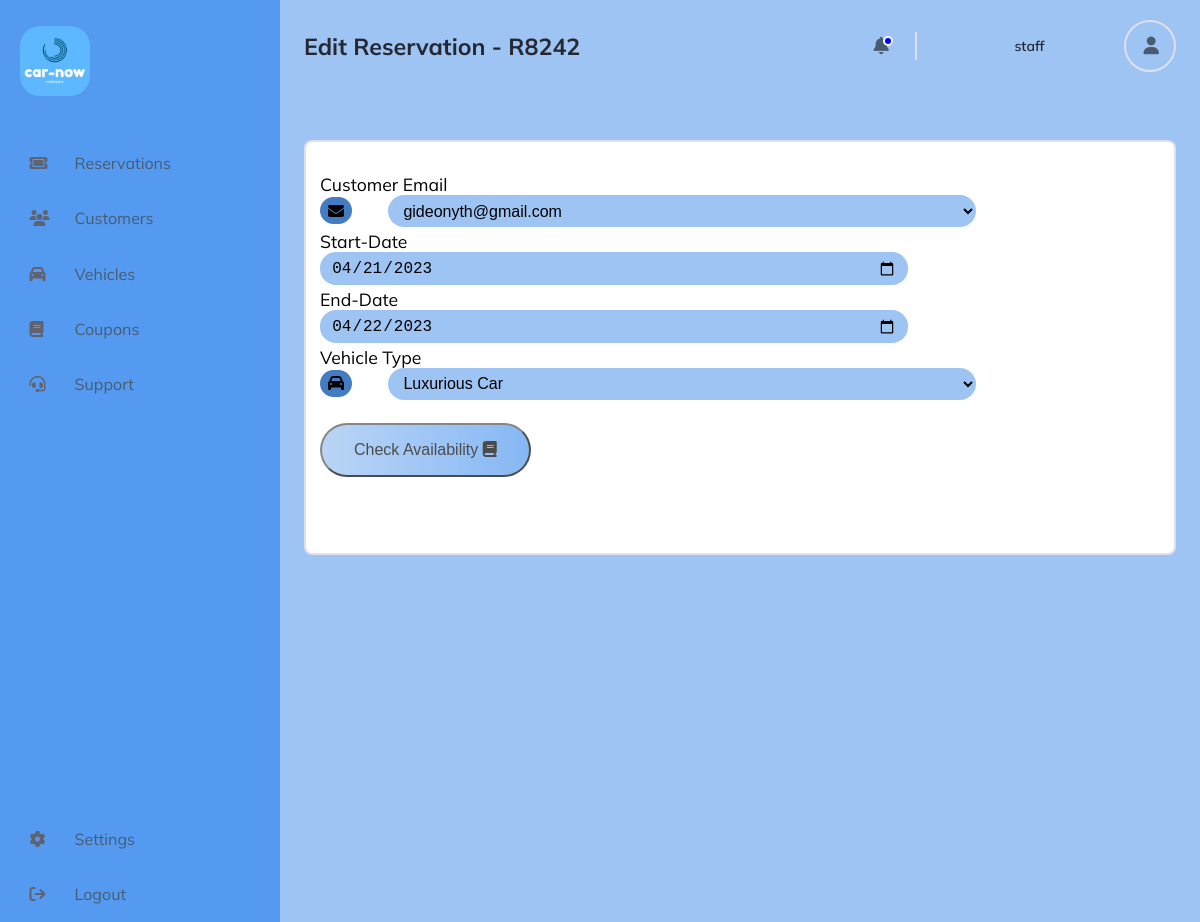
Screenshot of /CAR_RENTAL/ADMIN_DASHBOARD/edit_reservation.php?reservation_id=8242 (signed in) with the database file from the repository.
### tables this page shows
CREATE TABLE `staff` (
  `id` int(11) NOT NULL,
  `staff_id` int(11) DEFAULT NULL,
  `full_name` varchar(255) DEFAULT NULL,
  `email` varchar(255) NOT NULL,
  `username` varchar(255) NOT NULL,
  `password` varchar(255) NOT NULL,
  `date` timestamp NOT NULL DEFAULT current_timestamp()
);

CREATE TABLE `reservation` (
  `reservation_id` int(11) NOT NULL,
  `customer_id` int(11) DEFAULT NULL,
  `car_id` int(11) DEFAULT NULL,
  `start_date` date DEFAULT NULL,
  `end_date` date DEFAULT NULL,
  `price` decimal(10,2) NOT NULL,
  `payment_status` tinyint(1) NOT NULL DEFAULT 0,
  `total_paid` decimal(10,2) NOT NULL DEFAULT 0.00,
  `last_changed` timestamp NOT NULL DEFAULT current_timestamp()
);

CREATE TABLE `customer` (
  `customer_id` int(11) NOT NULL,
  `first_name` varchar(255) DEFAULT NULL,
  `last_name` varchar(255) DEFAULT NULL,
  `phone` varchar(20) DEFAULT NULL,
  `email` varchar(255) DEFAULT NULL,
  `last_updated` timestamp NOT NULL DEFAULT current_timestamp()
);

### CAR_RENTAL/FUNCTIONS/functions.php (called while the page is built, shortened)
<?php
function check_login($con)
{
	if(isset($_SESSION['staff_id']))
	{
		$id = $_SESSION['staff_id'];
		$query = "select * from staff where staff_id = '$id' limit 1";
		$result = mysqli_query($con,$query);
		if($result && mysqli_num_rows($result) > 0)
		{
			$user_data = mysqli_fetch_assoc($result);
			return $user_data;
		}
	}
	die;
}

### CAR_RENTAL/ADMIN_DASHBOARD/edit_reservation.php (the view, shortened to what this page needs)
<?php
include("../FUNCTIONS/connection.php");
include("../FUNCTIONS/functions.php");
$user_data = check_login($con);
$reservation_id = $_GET['reservation_id'];
$query = "SELECT r.*, c.email FROM reservation r JOIN customer c ON r.customer_id = c.customer_id WHERE r.reservation_id = '$reservation_id'";
$result = mysqli_query($con, $query);
$reservation_data = mysqli_fetch_assoc($result);
?>
<!DOCTYPE html>
<html lang="en">
   <head>
      <link rel="stylesheet" href="new_r.css" />
      <link rel="stylesheet" href="https://use.fontawesome.com/releases/v5.15.1/css/all.css">
      <link rel="stylesheet" href="https://cdnjs.cloudflare.com/ajax/libs/font-awesome/4.7.0/css/font-awesome.min.css">
   </head>
   <body>
      <div class="sidebar">
         <div class="logo-container">
            <img src="../car-now-logo.png" width="70px" height="auto" style="border-radius: 20px;" alt="logo">
         </div>
         <nav class="sidebar-nav">
            <ul>
                <a href="reservations.php">
                    <li>
                        <i class="fa-solid fa-ticket"></i>
                        <p>Reservations</p>
                     </li>
                </a>
                <a href="./customers.php">
                    <li>
                    <i class="fa-solid fa-users"></i>
                    <p>Customers</p>
                    </li>
                </a>
                <a href="./vehicles.php">
                    <li>
                    <i class="fa-solid fa-car"></i>
                    <p>Vehicles</p>
                    </li>
                </a>
                <a href="./coupons.php">
                    <li>
                        <i class="fa-solid fa-book"></i>
                        <p>Coupons</p>
                     </li>
                </a>
                <a href="./support.php">
                  <li>
                     <i class="fa-solid fa-headset"></i>
                     <p>Support</p>
                  </li>
              </a>
             </ul>
             <ul>
                <a href="./settings.php">
                    <li>
                        <i class="fa-solid fa-gear"></i>
                        <p>Settings</p>
                    </li>
                </a>
               <a href="../FUNCTIONS/logout.php">
                <li>
                    <i class="fa-solid fa-sign-out"></i>
                    <p>Logout</p>
                 </li>
               </a>
            </ul>
         </nav>
      </div>
      <main>
         <header class="header">
            <h1>Edit Reservation - R<?php echo($reservation_id); ?></h1>
            <div class="user">
               <div class="icons">
                  <i class="fa-solid fa-bell"></i>
               </div>
               <p class="name"><?php echo $user_data['username']; ?></p>
               <div class="user-img">
                  <i class="fa-solid fa-user"></i>
               </div>
            </div>
         </header>
         <div class="form-container">
            <form class="form" method="post"  id="reservation-form" action="add_reservation.php" >
                <fieldset>
            <div class="form-group">
                <label>Customer Email</label>
                <div class="selectorGroupContainer">
                    <div class="input-group">
                    <span class="input-icon"><i class="fa-solid fa-envelope"></i></span>
                        <?php
                            echo "<select name='email' class='selection' id='customer-email'>";
                            echo "<option value='" . $reservation_data['email'] . "'>" . $reservation_data['email'] . "</option>";
                            echo "</select>";
                        ?>
                    </div>
                </div>
            </div>
            <div class="form-group">
                <label>Start-Date</label>
                <div class="dateGroupContainer">
                    <div class="input-group">
                        <input name="start_date" class="input date" id="start-date" type="date" value="<?php echo $reservation_data['start_date']; ?>" required>
                    </div>
                </div>
            </div>
            <div class="form-group">
                <label>End-Date</label>
                <div class="dateGroupContainer">
                    <div class="input-group">
                        <input name="end_date" class="input date" id="end-date" type="date" value="<?php echo $reservation_data['end_date']; ?>" required>
                    </div>
                </div>
            </div>
            <div class="form-group">
                <label>Vehicle Type</label>
                <div class="selectorGroupContainer">
                    <div class="input-group">
                        <span class="input-icon"><i class="fa-solid fa-car"></i></span>
                        <?php
                            $query = "SELECT DISTINCT car_type FROM car";
                            $result = mysqli_query($con, $query);
                            echo "<select name='car_type' class='selection' id='car-type'>";
                            while ($row = mysqli_fetch_assoc($result)) {
                                $selected = ($row['car_type'] == $reservation_data['car_type']) ? "selected" : "";
                                echo "<option value='" . $row['car_type'] . "' " . $selected . ">" . $row['car_type'] . "</option>";
                            }
                            echo "</select>";
                        ?>
                    </div>
                </div>
            </div>
            <div class="form-group">
                <br>
                <button type="button" id="check-availability" class="check" style="font-size: 1rem;">Check Availability <span class="fa-solid fa-book"></span></button>
            </div>
        </fieldset>
        </form>
        </div>
      </main>
   </body>
</html>

### CAR_RENTAL/ADMIN_DASHBOARD/new_r.css (style rules this page uses)
*, *::after, *::before { box-sizing: border-box; --color1:#274870; --color2:#9DC4F2; --color3:#549AF0; --color4:#495B70; --color5:#437CC2; }
a { text-decoration: none; }
body { margin: 0; background-color: var(--color2); min-height: 100vh; height: 100%; display: grid; grid-template-columns: clamp(220px, 25%, 280px) 1fr; font-family: "mulish", sans-serif; }
h1, h2, p { margin: 0; }
main { grid-column-start: 2; display: grid; grid-template-rows: auto auto 1fr auto; grid-template-columns: repeat(8, 1fr); padding: 0 1.5rem 1.5rem; max-height: 100%; }
ul { list-style-type: none; margin: 0; padding: 0; }
.sidebar { grid-column-start: 1; display: flex; flex-direction: column; background: var(--color3); color: var(--color4); padding-top: 0.35rem; user-select: none; position: relative; }
.sidebar i { color: #60626e; margin-right: 1.25rem; margin-left: 0.75rem; min-width: 25px; }
.sidebar li { display: flex; align-items: center; padding: 1.1rem; font-weight: 400; color: var(--color4); }
.sidebar-nav > ul:first-child { padding: 0.5rem 0 0.75rem; }
.logo-container { padding: 1.25rem; padding-bottom: 1.75rem; position: relative; }
.sidebar-nav { display: flex; flex-direction: column; height: 100%; }
@media (min-height: 620px) { .sidebar { position: sticky; top: 0; left: 0; max-height: 100vh; min-height: min-content; } }
@media (min-height: 620px) { .sidebar-nav { justify-content: space-between; } }
header { display: grid; grid-template-columns: 1fr 320px; grid-row: 1; grid-column: 1 / -1; padding: 1rem 0; }
header *, header *::after { box-sizing: content-box; }
header h1 { font-size: 1.45rem; margin-top: auto; margin-bottom: auto; color: #252733; }
header i { color: var(--color4); font-size: 1.1rem; padding: 0.35rem; cursor: pointer; }
header i:last-child { margin-right: 1.25rem; margin-left: 0.75rem; }
.icons { border-right: 2px solid #dfe0eb; margin-right: 1.75rem; user-select: none; }
.fa-bell { position: relative; }
.fa-bell::after { content: ""; position: absolute; top: 0.25rem; left: 0.925rem; width: 6px; height: 6px; background: blue; border-radius: 50%; border: 2px solid #f7f8fc; }
.user-img { width: 48px; height: 48px; display: grid; place-items: center; border-radius: 50%; border: 2px solid #dfe0eb; margin-left: 0.6rem; }
header > div { display: flex; align-items: center; justify-content: space-between; padding: 0.25rem 1.25rem; padding-left: 0; padding-right: 0; }
.user { grid-column-start: 2; }
.name { font-size: 0.875rem; color: #252733; font-weight: 600; }
.form-container { margin-top: 3rem; border: 2px solid #dfe0eb; border-radius: 0.5rem; background: #fff; padding: 1.5rem 0; position: relative; grid-column: 1/-1; }
fieldset { border: none; }
.input-icon { background-color: #437CC2; padding: 0.2rem 0.5rem; border-radius: 3rem; }
.input { font-size: 1rem; width: 70%; padding: 0.4rem 0.7rem; border: none; border-radius: 1rem; background-color: var(--color2); margin-left: 2rem; }
.selection { font-size: 1rem; width: 70%; padding: 0.4rem 0.7rem; border: none; border-radius: 1rem; background-color: var(--color2); margin-left: 2rem; cursor: pointer; }
.check { background-image: linear-gradient(to right, var(--color2) , var(--color3)); cursor: pointer; border-radius: 3rem; padding: 1rem 2rem; color: black; transition: 1000ms; opacity: 0.7; }
label { font-size: 1.1rem; }
.form-group { padding: 0.1rem 0; }
::placeholder { color: #4a5779; }
.input.date { margin-left: 0; }
.selectorGroupContainer { border-radius: 3rem; }
.selectorGroupContainer select { background-color:var(--color2) }

### rows the page displays
staff: username "staff"
reservation: email "gideonyth@gmail.com", start_date "04/21/2023", end_date "04/22/2023"

### other values shown
$reservation_id "8242"
form field car_type "Luxurious Car"
